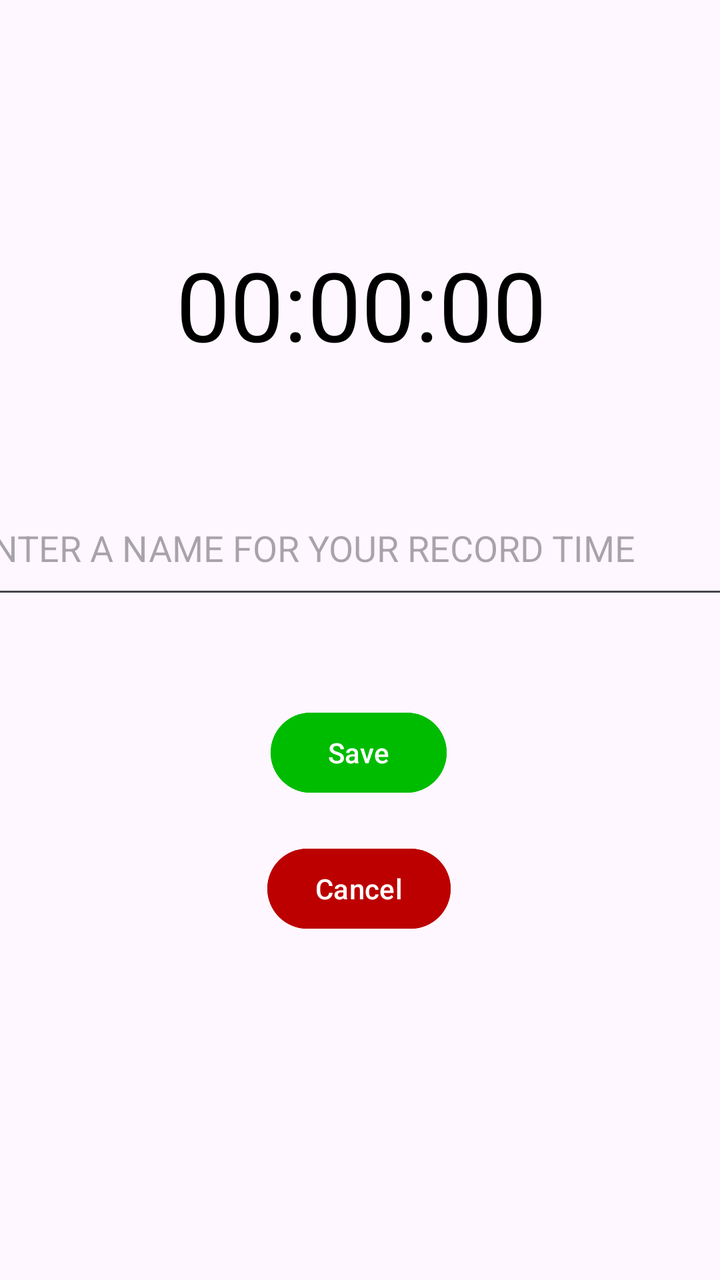
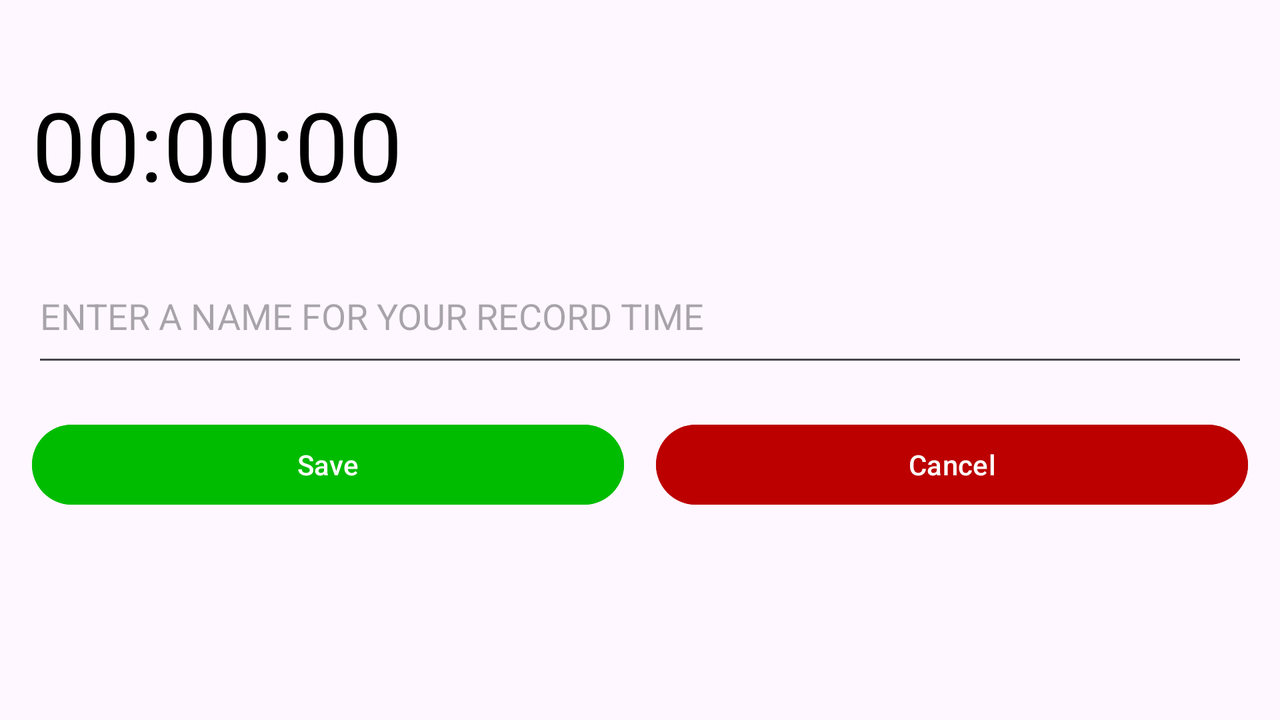

An Android layout and its configuration variant, each rendered on a device that would load it. The default file and the variant file are quoted in full after the pictures.
<!-- AndroidManifest.xml: application theme Theme.RecordCounter -->
<!-- res/layout/activity_name_time.xml -->
<?xml version="1.0" encoding="utf-8"?>
<androidx.constraintlayout.widget.ConstraintLayout xmlns:android="http://schemas.android.com/apk/res/android"
    xmlns:app="http://schemas.android.com/apk/res-auto"
    xmlns:tools="http://schemas.android.com/tools"
    android:layout_width="match_parent"
    android:layout_height="match_parent">

    <TextView
        android:id="@+id/tvTime"
        android:layout_width="wrap_content"
        android:layout_height="wrap_content"
        android:layout_marginTop="120dp"
        android:text="00:00:00"
        android:textColor="@android:color/black"
        android:textSize="48sp"
        app:layout_constraintEnd_toEndOf="parent"
        app:layout_constraintHorizontal_bias="0.503"
        app:layout_constraintStart_toStartOf="parent"
        app:layout_constraintTop_toTopOf="parent" />

    <EditText
        android:id="@+id/etName"
        android:layout_width="404dp"
        android:layout_height="64dp"
        android:layout_marginTop="56dp"
        android:hint="ENTER A NAME FOR YOUR RECORD TIME"
        app:layout_constraintEnd_toEndOf="parent"
        app:layout_constraintHorizontal_bias="0.428"
        app:layout_constraintStart_toStartOf="parent"
        app:layout_constraintTop_toBottomOf="@+id/tvTime" />

    <Button
        android:id="@+id/btnSave"
        android:layout_width="wrap_content"
        android:layout_height="wrap_content"
        android:layout_marginTop="48dp"
        android:backgroundTint="#00BC00"
        android:text="Save"
        app:layout_constraintEnd_toEndOf="parent"
        app:layout_constraintHorizontal_bias="0.498"
        app:layout_constraintStart_toStartOf="parent"
        app:layout_constraintTop_toBottomOf="@+id/etName" />

    <Button
        android:id="@+id/btnCancel"
        android:layout_width="wrap_content"
        android:layout_height="wrap_content"
        android:layout_marginTop="20dp"
        android:backgroundTint="#BC0000"
        android:text="Cancel"
        app:layout_constraintEnd_toEndOf="parent"
        app:layout_constraintHorizontal_bias="0.498"
        app:layout_constraintStart_toStartOf="parent"
        app:layout_constraintTop_toBottomOf="@+id/btnSave" />


</androidx.constraintlayout.widget.ConstraintLayout>
<!-- resources referenced by this layout -->
<resources>
  <style name="Theme.RecordCounter" parent="Base.Theme.RecordCounter" />
  <style name="Base.Theme.RecordCounter" parent="Theme.Material3.DayNight.NoActionBar">
          
          
      </style>
</resources>
<!-- res/layout-land/activity_name_time.xml (the repository's variant of the layout above) -->
<!-- drawn on the phone turned sideways -->
<?xml version="1.0" encoding="utf-8"?>
<androidx.constraintlayout.widget.ConstraintLayout xmlns:android="http://schemas.android.com/apk/res/android"
    xmlns:app="http://schemas.android.com/apk/res-auto"
    xmlns:tools="http://schemas.android.com/tools"
    android:layout_width="match_parent"
    android:layout_height="match_parent"
    tools:context=".NameTimeActivity">

    <TextView
        android:id="@+id/tvTime"
        android:layout_width="wrap_content"
        android:layout_height="wrap_content"
        android:layout_marginTop="40dp"
        android:layout_marginStart="16dp"
        android:text="00:00:00"
        android:textColor="@android:color/black"
        android:textSize="48sp"
        app:layout_constraintStart_toStartOf="parent"
        app:layout_constraintTop_toTopOf="parent"
        app:layout_constraintBottom_toTopOf="@id/etName" />

    <EditText
        android:id="@+id/etName"
        android:layout_width="0dp"
        android:layout_height="64dp"
        android:layout_marginStart="16dp"
        android:layout_marginEnd="16dp"
        android:layout_marginTop="20dp"
        android:hint="ENTER A NAME FOR YOUR RECORD TIME"
        app:layout_constraintTop_toBottomOf="@+id/tvTime"
        app:layout_constraintStart_toStartOf="parent"
        app:layout_constraintEnd_toEndOf="parent" />

    <Button
        android:id="@+id/btnSave"
        android:layout_width="0dp"
        android:layout_height="wrap_content"
        android:layout_marginStart="16dp"
        android:layout_marginEnd="8dp"
        android:layout_marginTop="20dp"
        android:backgroundTint="#00BC00"
        android:text="Save"
        app:layout_constraintEnd_toStartOf="@+id/btnCancel"
        app:layout_constraintStart_toStartOf="parent"
        app:layout_constraintTop_toBottomOf="@+id/etName" />

    <Button
        android:id="@+id/btnCancel"
        android:layout_width="0dp"
        android:layout_height="wrap_content"
        android:layout_marginStart="8dp"
        android:layout_marginEnd="16dp"
        android:layout_marginTop="20dp"
        android:backgroundTint="#BC0000"
        android:text="Cancel"
        app:layout_constraintStart_toEndOf="@+id/btnSave"
        app:layout_constraintEnd_toEndOf="parent"
        app:layout_constraintTop_toBottomOf="@+id/etName" />

</androidx.constraintlayout.widget.ConstraintLayout>
